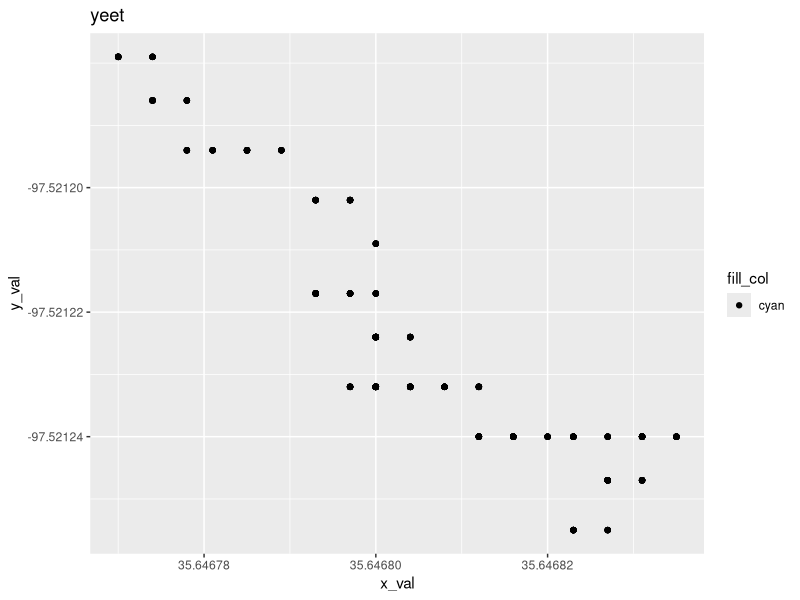
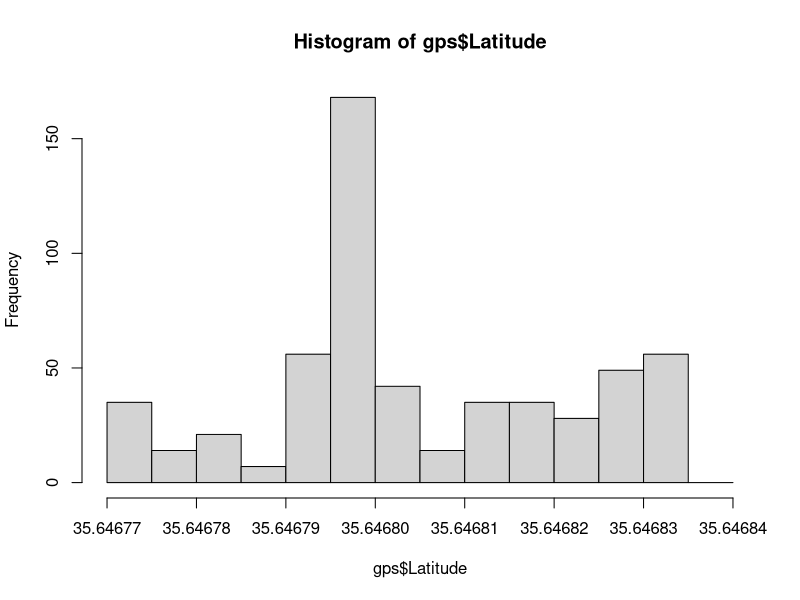
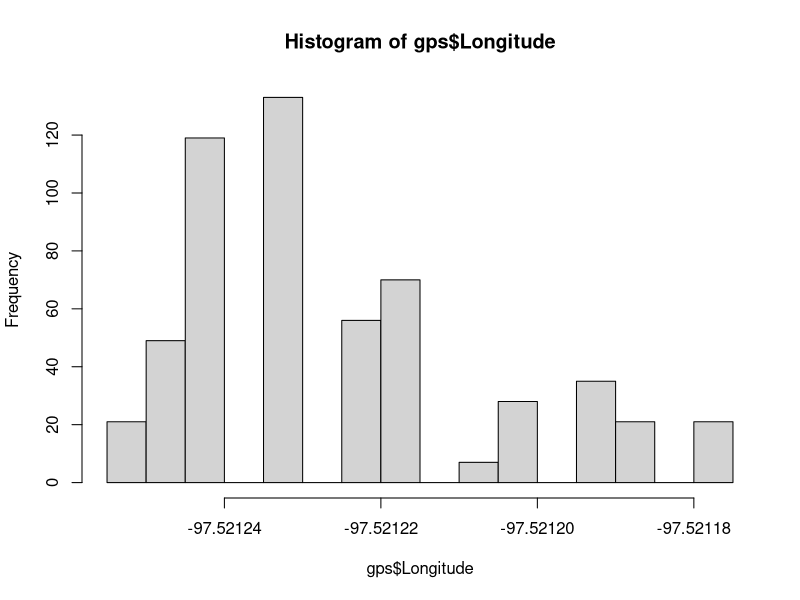

Source code (R) for these figures, in order:
gps = read.csv("GPSData.csv")

# Latitude variance
lat.var = sd(gps$Latitude)
lat.var = lat.var * 111111
lat.var^2

# Longitude Variance
lon.var = sd(gps$Longitude)
lon.var = lon.var * 111111
lon.var^2


# Latitude test for normality
shapiro.test(gps$Latitude)


# Longitude test for normality
shapiro.test(gps$Longitude)


violin <- function(data, x_val, y_val, fill_col, title)
{
  library(ggplot2)
  ggplot(data, aes(x = x_val, y = y_val, fill = fill_col)) + geom_point() + ggtitle(title)
}

violin(gps, x_val = gps$Latitude, y_val = gps$Longitude, fill_col = "cyan", "yeet")

hist(gps$Latitude)
hist(gps$Longitude)

length(gps$Latitude)
